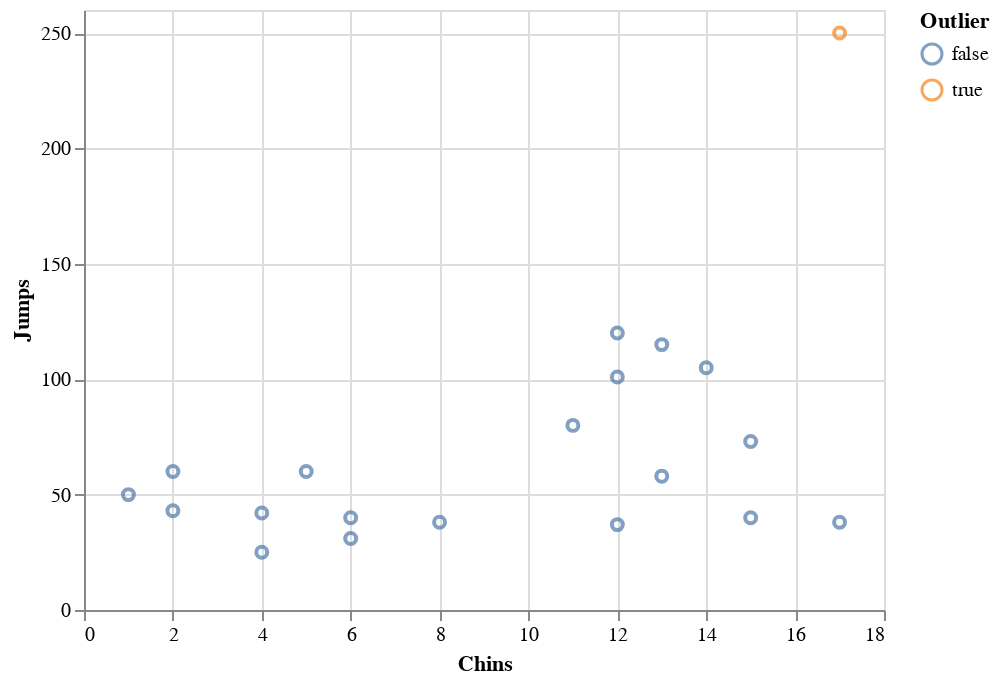

This figure's notebook cell:
### Code cell
with open("config_b.yaml") as f:
    config = cattr.structure(yaml.safe_load(f), ConfigSchema)

if config.dataset == Dataset.LINNERUD:
    data = load_linnerud(as_frame=True).data
elif config.dataset == Dataset.IRIS:
    data = load_iris(as_frame=True).data
else:
    raise ValueError(f"Unsupported dataset {config.dataset}")

data["Outlier"] = (
    LocalOutlierFactor(config.outlier_n)
    .fit_predict(data) == -1
)

altair.Chart(data).mark_point().encode(
    x=config.plot_x,
    y=config.plot_y,
    color="Outlier"
)

### Figure 1 — Vega-Lite specification as saved in the notebook (floating-point values rounded to 4 significant figures)
{"config": {"view": {"continuousWidth": 400, "continuousHeight": 300}}, "data": {"name": "data-453bdd878de1dc1d4f8ba02c7ea0393a"}, "mark": "point", "encoding": {"color": {"type": "nominal", "field": "Outlier"}, "x": {"type": "quantitative", "field": "Chins"}, "y": {"type": "quantitative", "field": "Jumps"}}, "$schema": "https://vega.github.io/schema/vega-lite/v4.8.1.json", "datasets": {"data-453bdd878de1dc1d4f8ba02c7ea0393a": [{"Chins": 5.0, "Situps": 162.0, "Jumps": 60.0, "Outlier": false}, {"Chins": 2.0, "Situps": 110.0, "Jumps": 60.0, "Outlier": false}, {"Chins": 12.0, "Situps": 101.0, "Jumps": 101.0, "Outlier": false}, {"Chins": 12.0, "Situps": 105.0, "Jumps": 37.0, "Outlier": false}, {"Chins": 13.0, "Situps": 155.0, "Jumps": 58.0, "Outlier": false}, {"Chins": 4.0, "Situps": 101.0, "Jumps": 42.0, "Outlier": false}, {"Chins": 8.0, "Situps": 101.0, "Jumps": 38.0, "Outlier": false}, {"Chins": 6.0, "Situps": 125.0, "Jumps": 40.0, "Outlier": false}, {"Chins": 15.0, "Situps": 200.0, "Jumps": 40.0, "Outlier": false}, {"Chins": 17.0, "Situps": 251.0, "Jumps": 250.0, "Outlier": true}, {"Chins": 17.0, "Situps": 120.0, "Jumps": 38.0, "Outlier": false}, {"Chins": 13.0, "Situps": 210.0, "Jumps": 115.0, "Outlier": false}, {"Chins": 14.0, "Situps": 215.0, "Jumps": 105.0, "Outlier": false}, {"Chins": 1.0, "Situps": 50.0, "Jumps": 50.0, "Outlier": false}, {"Chins": 6.0, "Situps": 70.0, "Jumps": 31.0, "Outlier": false}, {"Chins": 12.0, "Situps": 210.0, "Jumps": 120.0, "Outlier": false}, {"Chins": 4.0, "Situps": 60.0, "Jumps": 25.0, "Outlier": false}, {"Chins": 11.0, "Situps": 230.0, "Jumps": 80.0, "Outlier": false}, {"Chins": 15.0, "Situps": 225.0, "Jumps": 73.0, "Outlier": false}, {"Chins": 2.0, "Situps": 110.0, "Jumps": 43.0, "Outlier": false}]}}
